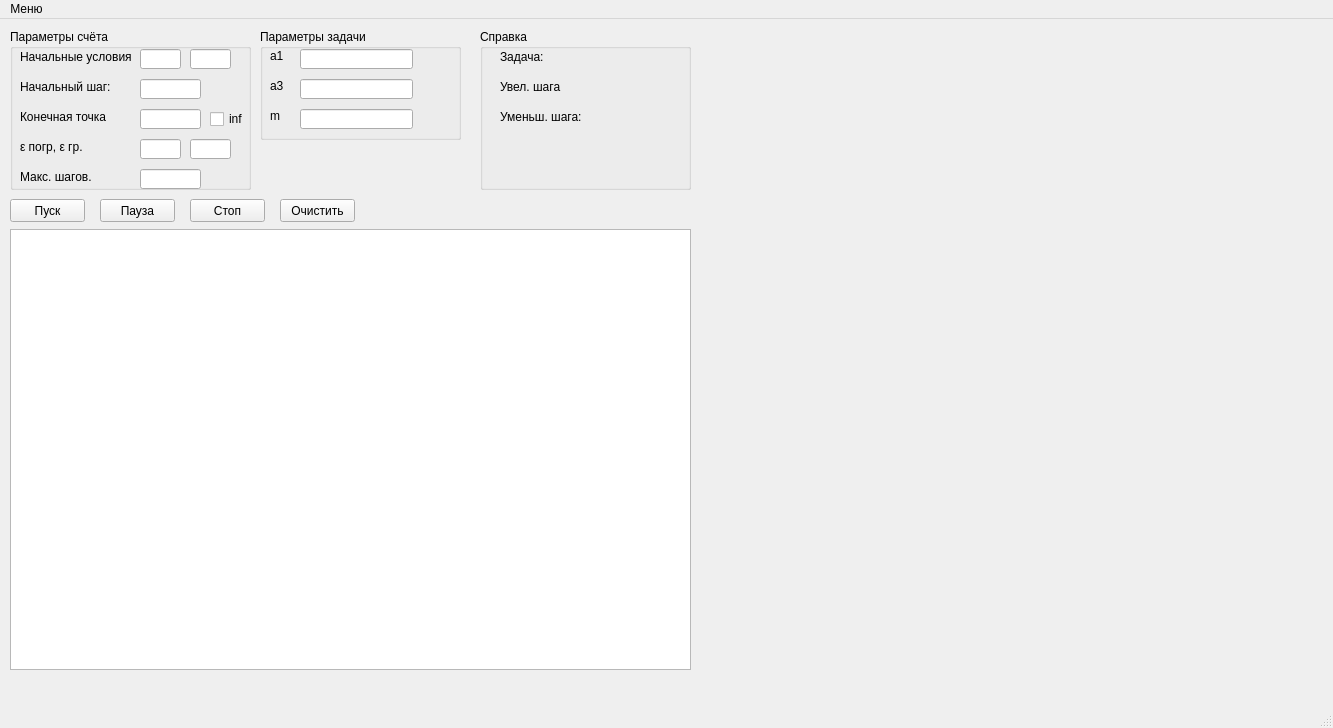
<?xml version="1.0" encoding="UTF-8"?>
<ui version="4.0">
 <class>MainWindow</class>
 <widget class="QMainWindow" name="MainWindow">
  <property name="geometry">
   <rect>
    <x>0</x>
    <y>0</y>
    <width>1333</width>
    <height>728</height>
   </rect>
  </property>
  <property name="windowTitle">
   <string>MainWindow</string>
  </property>
  <widget class="QWidget" name="centralWidget">
   <property name="enabled">
    <bool>true</bool>
   </property>
   <widget class="QTableWidget" name="tableWidget">
    <property name="geometry">
     <rect>
      <x>10</x>
      <y>210</y>
      <width>681</width>
      <height>441</height>
     </rect>
    </property>
   </widget>
   <widget class="QPushButton" name="startCount">
    <property name="geometry">
     <rect>
      <x>10</x>
      <y>180</y>
      <width>75</width>
      <height>23</height>
     </rect>
    </property>
    <property name="text">
     <string>Пуск</string>
    </property>
   </widget>
   <widget class="QPushButton" name="stopCount">
    <property name="geometry">
     <rect>
      <x>190</x>
      <y>180</y>
      <width>75</width>
      <height>23</height>
     </rect>
    </property>
    <property name="text">
     <string>Стоп</string>
    </property>
   </widget>
   <widget class="QGroupBox" name="countParam">
    <property name="geometry">
     <rect>
      <x>10</x>
      <y>10</y>
      <width>241</width>
      <height>161</height>
     </rect>
    </property>
    <property name="title">
     <string>Параметры счёта</string>
    </property>
    <widget class="QLineEdit" name="stepfd">
     <property name="geometry">
      <rect>
       <x>130</x>
       <y>50</y>
       <width>61</width>
       <height>20</height>
      </rect>
     </property>
    </widget>
    <widget class="QLabel" name="startpointlb">
     <property name="geometry">
      <rect>
       <x>10</x>
       <y>20</y>
       <width>111</width>
       <height>16</height>
      </rect>
     </property>
     <property name="text">
      <string>Начальные условия:</string>
     </property>
    </widget>
    <widget class="QLabel" name="steplb">
     <property name="geometry">
      <rect>
       <x>10</x>
       <y>50</y>
       <width>91</width>
       <height>16</height>
      </rect>
     </property>
     <property name="text">
      <string>Начальный шаг:</string>
     </property>
    </widget>
    <widget class="QLineEdit" name="u0fd">
     <property name="geometry">
      <rect>
       <x>180</x>
       <y>20</y>
       <width>41</width>
       <height>20</height>
      </rect>
     </property>
    </widget>
    <widget class="QLineEdit" name="x0fd">
     <property name="geometry">
      <rect>
       <x>130</x>
       <y>20</y>
       <width>41</width>
       <height>20</height>
      </rect>
     </property>
    </widget>
    <widget class="QLabel" name="endlb">
     <property name="geometry">
      <rect>
       <x>10</x>
       <y>80</y>
       <width>91</width>
       <height>16</height>
      </rect>
     </property>
     <property name="text">
      <string>Конечная точка</string>
     </property>
    </widget>
    <widget class="QLineEdit" name="endfd">
     <property name="geometry">
      <rect>
       <x>130</x>
       <y>80</y>
       <width>61</width>
       <height>20</height>
      </rect>
     </property>
    </widget>
    <widget class="QCheckBox" name="isInfch">
     <property name="geometry">
      <rect>
       <x>200</x>
       <y>80</y>
       <width>41</width>
       <height>20</height>
      </rect>
     </property>
     <property name="text">
      <string>inf</string>
     </property>
    </widget>
    <widget class="QLabel" name="epslb">
     <property name="geometry">
      <rect>
       <x>10</x>
       <y>110</y>
       <width>71</width>
       <height>16</height>
      </rect>
     </property>
     <property name="text">
      <string>ε погр, ε гр.</string>
     </property>
    </widget>
    <widget class="QLineEdit" name="epsCtrlfd">
     <property name="geometry">
      <rect>
       <x>130</x>
       <y>110</y>
       <width>41</width>
       <height>20</height>
      </rect>
     </property>
    </widget>
    <widget class="QLabel" name="maxSteplb">
     <property name="geometry">
      <rect>
       <x>10</x>
       <y>140</y>
       <width>81</width>
       <height>16</height>
      </rect>
     </property>
     <property name="text">
      <string>Макс. шагов.</string>
     </property>
    </widget>
    <widget class="QLineEdit" name="epsBrdfd">
     <property name="geometry">
      <rect>
       <x>180</x>
       <y>110</y>
       <width>41</width>
       <height>20</height>
      </rect>
     </property>
    </widget>
    <widget class="QLineEdit" name="maxStepfd">
     <property name="geometry">
      <rect>
       <x>130</x>
       <y>140</y>
       <width>61</width>
       <height>20</height>
      </rect>
     </property>
    </widget>
   </widget>
   <widget class="QGroupBox" name="info">
    <property name="geometry">
     <rect>
      <x>480</x>
      <y>10</y>
      <width>211</width>
      <height>161</height>
     </rect>
    </property>
    <property name="title">
     <string>Справка</string>
    </property>
    <widget class="QLabel" name="tasklb">
     <property name="enabled">
      <bool>true</bool>
     </property>
     <property name="geometry">
      <rect>
       <x>20</x>
       <y>20</y>
       <width>51</width>
       <height>16</height>
      </rect>
     </property>
     <property name="text">
      <string>Задача: </string>
     </property>
    </widget>
    <widget class="QLabel" name="stepUplb">
     <property name="geometry">
      <rect>
       <x>20</x>
       <y>50</y>
       <width>61</width>
       <height>16</height>
      </rect>
     </property>
     <property name="text">
      <string>Увел. шага</string>
     </property>
    </widget>
    <widget class="QLabel" name="stepDwnlb">
     <property name="geometry">
      <rect>
       <x>20</x>
       <y>80</y>
       <width>81</width>
       <height>16</height>
      </rect>
     </property>
     <property name="text">
      <string>Уменьш. шага:</string>
     </property>
    </widget>
    <widget class="QLabel" name="stepUp">
     <property name="geometry">
      <rect>
       <x>100</x>
       <y>50</y>
       <width>81</width>
       <height>16</height>
      </rect>
     </property>
     <property name="text">
      <string/>
     </property>
    </widget>
    <widget class="QLabel" name="stepDwn">
     <property name="geometry">
      <rect>
       <x>100</x>
       <y>80</y>
       <width>71</width>
       <height>16</height>
      </rect>
     </property>
     <property name="text">
      <string/>
     </property>
    </widget>
    <widget class="QLabel" name="task">
     <property name="geometry">
      <rect>
       <x>70</x>
       <y>20</y>
       <width>121</width>
       <height>16</height>
      </rect>
     </property>
     <property name="text">
      <string/>
     </property>
    </widget>
   </widget>
   <widget class="QGroupBox" name="taskParam">
    <property name="geometry">
     <rect>
      <x>260</x>
      <y>10</y>
      <width>201</width>
      <height>111</height>
     </rect>
    </property>
    <property name="title">
     <string>Параметры задачи</string>
    </property>
    <widget class="QLabel" name="a1lb">
     <property name="geometry">
      <rect>
       <x>10</x>
       <y>20</y>
       <width>47</width>
       <height>13</height>
      </rect>
     </property>
     <property name="text">
      <string>a1</string>
     </property>
    </widget>
    <widget class="QLabel" name="a3lb">
     <property name="geometry">
      <rect>
       <x>10</x>
       <y>50</y>
       <width>47</width>
       <height>13</height>
      </rect>
     </property>
     <property name="text">
      <string>a3</string>
     </property>
    </widget>
    <widget class="QLabel" name="mlb">
     <property name="geometry">
      <rect>
       <x>10</x>
       <y>80</y>
       <width>47</width>
       <height>13</height>
      </rect>
     </property>
     <property name="text">
      <string>m</string>
     </property>
    </widget>
    <widget class="QLineEdit" name="a1fd">
     <property name="geometry">
      <rect>
       <x>40</x>
       <y>20</y>
       <width>113</width>
       <height>20</height>
      </rect>
     </property>
    </widget>
    <widget class="QLineEdit" name="a3fd">
     <property name="geometry">
      <rect>
       <x>40</x>
       <y>50</y>
       <width>113</width>
       <height>20</height>
      </rect>
     </property>
    </widget>
    <widget class="QLineEdit" name="mfd">
     <property name="geometry">
      <rect>
       <x>40</x>
       <y>80</y>
       <width>113</width>
       <height>20</height>
      </rect>
     </property>
    </widget>
   </widget>
   <widget class="QPushButton" name="clear">
    <property name="geometry">
     <rect>
      <x>280</x>
      <y>180</y>
      <width>75</width>
      <height>23</height>
     </rect>
    </property>
    <property name="text">
     <string>Очистить</string>
    </property>
   </widget>
   <widget class="QPushButton" name="pauseCount">
    <property name="geometry">
     <rect>
      <x>100</x>
      <y>180</y>
      <width>75</width>
      <height>23</height>
     </rect>
    </property>
    <property name="text">
     <string>Пауза</string>
    </property>
   </widget>
  </widget>
  <widget class="QMenuBar" name="menuBar">
   <property name="geometry">
    <rect>
     <x>0</x>
     <y>0</y>
     <width>1333</width>
     <height>21</height>
    </rect>
   </property>
   <widget class="QMenu" name="menu">
    <property name="title">
     <string>Меню</string>
    </property>
   </widget>
   <addaction name="menu"/>
  </widget>
  <widget class="QStatusBar" name="statusBar"/>
 </widget>
 <layoutdefault spacing="6" margin="11"/>
 <resources/>
 <connections/>
</ui>
